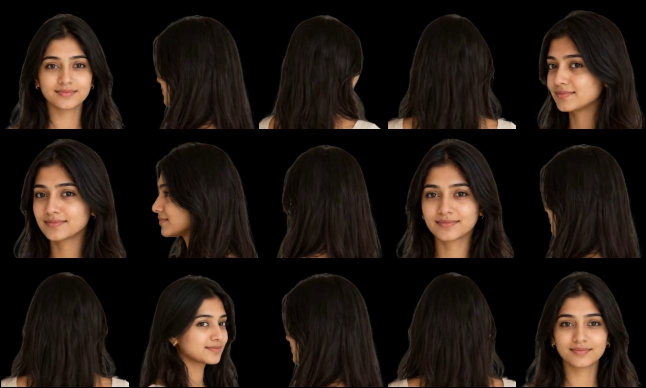
#> input picture artifacts_s3_stage/tracking_mv/Nidhi_clean/img_lmdb/visualize.jpg, 1292 x 776 px (shown at 1/2 size)
$ python -i validate_capture.py   (imports and definitions only)   (older library calls are emulated)
#> lines starting #> are read from the running program, lines starting #| are printed output that depends on the picture
#> further down, picture is the input picture: shape (776, 1292, 3); mean B, G, R 17, 22.4, 30.9
"""Capture / ingest validator for the NIVA avatar build (Task 5, docs/plan.md).

Validates the real NIVA subject capture assets before they feed the FLAME
tracker:

* **Portraits** (``NIVA/images/*.png``, 5 x 1176x1337): resolution floor,
  exactly one detectable face, and consistent-ish aspect ratio across the set.
* **Reference video** (``NIVA/video/NIVA_PSR.mp4``, 2160x2160, 30fps, ~104.5s):
  duration / fps / resolution sanity, plus a sampled-frame motion & expression
  coverage heuristic (frame-difference energy and mouth-region activity as a
  cheap proxy for expression variety).

Design: pure, unit-testable helpers (no global state), with OpenCV loaded
lazily so the module imports even when cv2 is absent (the pytest for
``read_image`` / ``detect_single_face`` requires cv2 at runtime).

Face detection uses OpenCV's bundled Haar cascade (``haarcascade_frontalface_default.xml``)
— lightweight, no extra model download, adequate for a presence/count check.
It is NOT an identity check; identity consistency across portraits+video was
confirmed by the manual audit (see this package's README).
"""

from __future__ import annotations

from dataclasses import dataclass, field
from pathlib import Path
from typing import List, Optional, Tuple, Union

import numpy as np

PathLike = Union[str, Path]

# --- Tunable thresholds ----------------------------------------------------
MIN_PORTRAIT_WIDTH = 512
MIN_PORTRAIT_HEIGHT = 512
#: Portrait aspect ratios (w/h) within this fraction of the set-median pass.
ASPECT_CONSISTENCY_TOL = 0.10
#: Reference-video sanity floors/targets.
MIN_VIDEO_DURATION_S = 10.0
MIN_VIDEO_FPS = 20.0
MIN_VIDEO_SIDE = 512
#: How many evenly-spaced frames to sample for the coverage heuristic.
VIDEO_SAMPLE_FRAMES = 24


@dataclass
class FaceCheckResult:
    """Result of a single-face detection pass."""

    num_faces: int
    boxes: List[Tuple[int, int, int, int]] = field(default_factory=list)  # (x, y, w, h)

    @property
    def is_single_face(self) -> bool:
        return self.num_faces == 1


@dataclass
class PortraitReport:
    path: str
    width: int
    height: int
    aspect: float
    face: FaceCheckResult
    passed: bool
    issues: List[str] = field(default_factory=list)


@dataclass
class VideoReport:
    path: str
    width: int
    height: int
    fps: float
    frame_count: int
    duration_s: float
    sampled_frames: int
    mean_motion_energy: float
    mean_mouth_activity: float
    passed: bool
    issues: List[str] = field(default_factory=list)


# --- OpenCV lazy loader ----------------------------------------------------
def _cv2():
    try:
        import cv2  # noqa: WPS433 (lazy import by design)
    except ImportError as exc:  # pragma: no cover - env-dependent
        raise ImportError(
            "OpenCV (cv2) is required for capture validation. "
            "Install opencv-python-headless."
        ) from exc
    return cv2


#: Env var to point at a YuNet ONNX model (optional, enables DNN face detector
#: on OpenCV builds without legacy Haar cascades, e.g. OpenCV 5).
YUNET_MODEL_ENV = "NIVA_YUNET_MODEL"


def _haar_cascade():
    """Return a loaded frontal-face Haar cascade, or ``None`` if unavailable.

    OpenCV 4.x ships ``haarcascade_frontalface_default.xml`` and
    ``cv2.CascadeClassifier``. OpenCV 5 removed the legacy Haar cascades, so this
    returns ``None`` there and the caller falls back to another backend.
    """
    cv2 = _cv2()
    if not hasattr(cv2, "CascadeClassifier"):
        return None
    haar_dir = getattr(getattr(cv2, "data", None), "haarcascades", None)
    if not haar_dir:
        return None
    cascade_path = Path(haar_dir) / "haarcascade_frontalface_default.xml"
    if not cascade_path.exists():
        return None
    cascade = cv2.CascadeClassifier(str(cascade_path))
    return None if cascade.empty() else cascade


# --- Pure-ish helpers (unit-testable) --------------------------------------
# [7 lines left out: function read_image, not called in this run]


def _detect_haar(cv2, gray: np.ndarray):
    cascade = _haar_cascade()
    if cascade is None:
        return None  # backend unavailable
    min_side = max(60, min(gray.shape[:2]) // 8)
    faces = cascade.detectMultiScale(
        gray, scaleFactor=1.1, minNeighbors=6, minSize=(min_side, min_side)
    )
    return [(int(x), int(y), int(w), int(h)) for (x, y, w, h) in faces]


# [47 lines left out: functions _detect_yunet, _detect_heuristic, not called in this run]


def detect_single_face(image: np.ndarray) -> FaceCheckResult:
    """Detect faces in a BGR image; report count + boxes.

    Backend order (first available wins):
      1. Haar cascade (OpenCV 4.x, zero-download) — lightweight default.
      2. YuNet DNN (if ``NIVA_YUNET_MODEL`` points at a model file).
      3. Model-free gradient-energy heuristic (last resort, e.g. OpenCV 5).
    """
    cv2 = _cv2()
    gray = cv2.cvtColor(image, cv2.COLOR_BGR2GRAY)
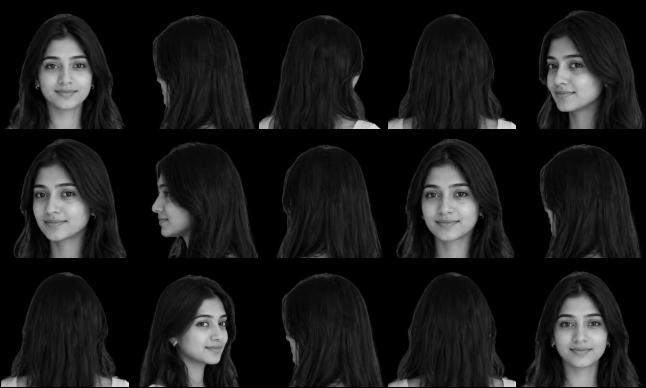
#> gray: shape (776, 1292) (shown at 1/2 size); min 0, max 227, mean 24.3
    gray_eq = cv2.equalizeHist(gray)
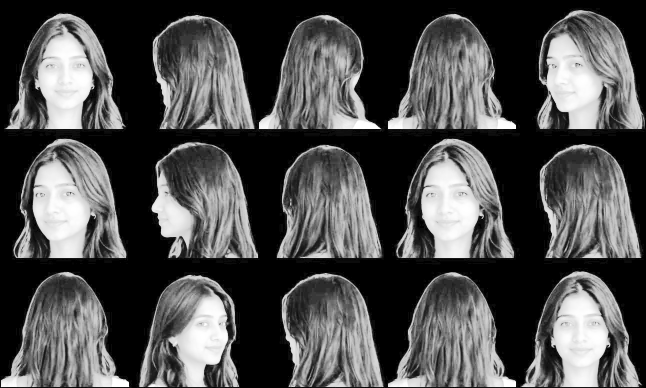
#> gray_eq: shape (776, 1292) (shown at 1/2 size); min 0, max 255, mean 79.6

    boxes = _detect_haar(cv2, gray_eq)
#> in _detect_haar, `faces = cascade.detectMultiScale( gray, scaleFactor=1.1, minNeighbors=..`: faces = [[63, 83, 133, 133], [1091, 595, 138, 138], [824, 338, 137, 137], [41, 336, 144, 144]]
#> boxes = [(63, 83, 133, 133), (1091, 595, 138, 138), (824, 338, 137, 137), (41, 336, 144, 144)]
    if boxes is None:
        boxes = _detect_yunet(cv2, image)
    if boxes is None:
        boxes = _detect_heuristic(cv2, gray)
    return FaceCheckResult(num_faces=len(boxes), boxes=boxes)


# [200 lines left out: functions validate_portrait, validate_portrait_file, validate_portrait_set, _mouth_region, validate_video_file, _sample_coverage and 3 more, not called in this run]


# [2 lines not run here, left out]

>>> import cv2
>>> picture = cv2.imread('../../../../artifacts_s3_stage/tracking_mv/Nidhi_clean/img_lmdb/visualize.jpg')
>>> result = detect_single_face(picture)
